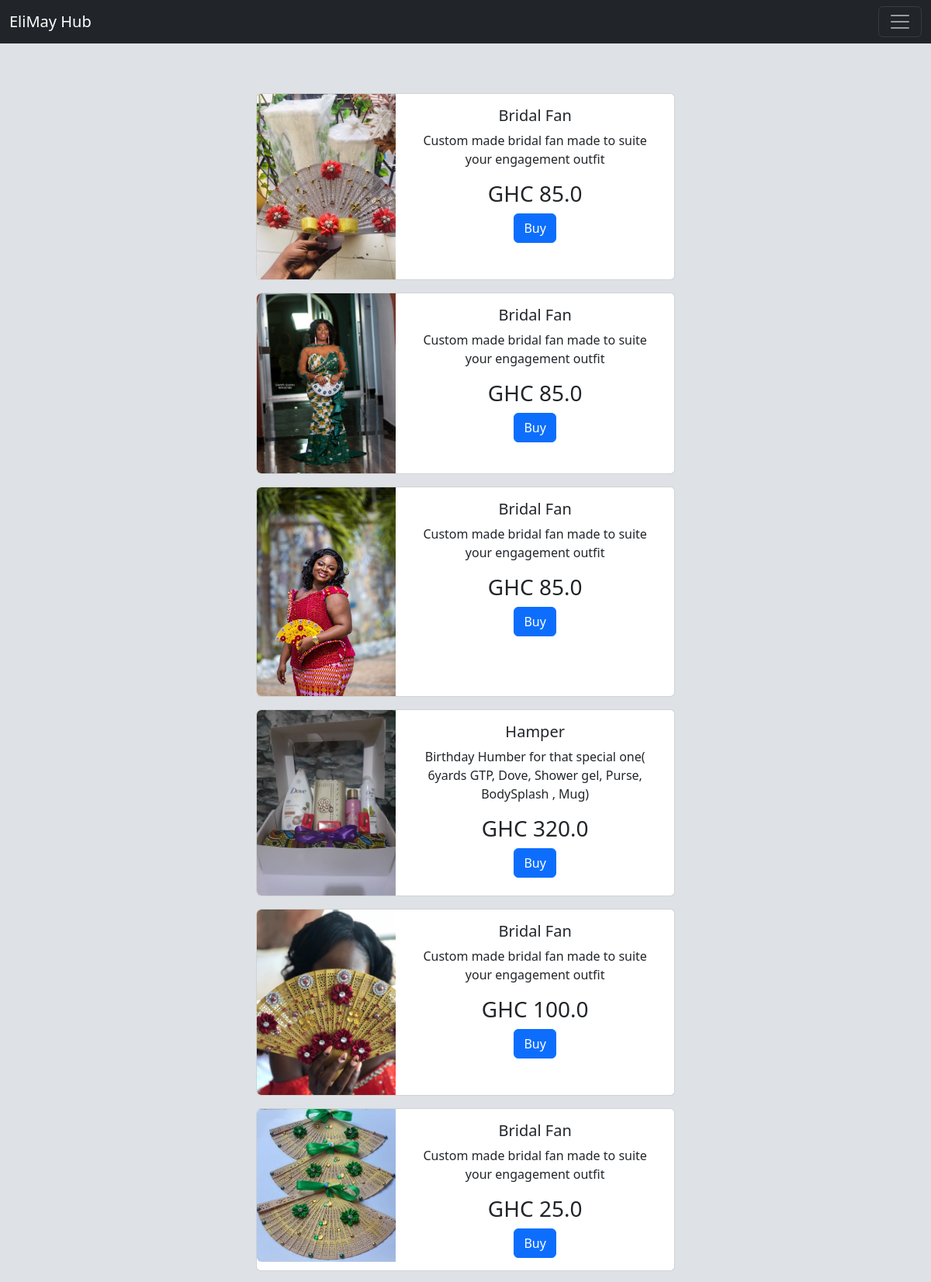
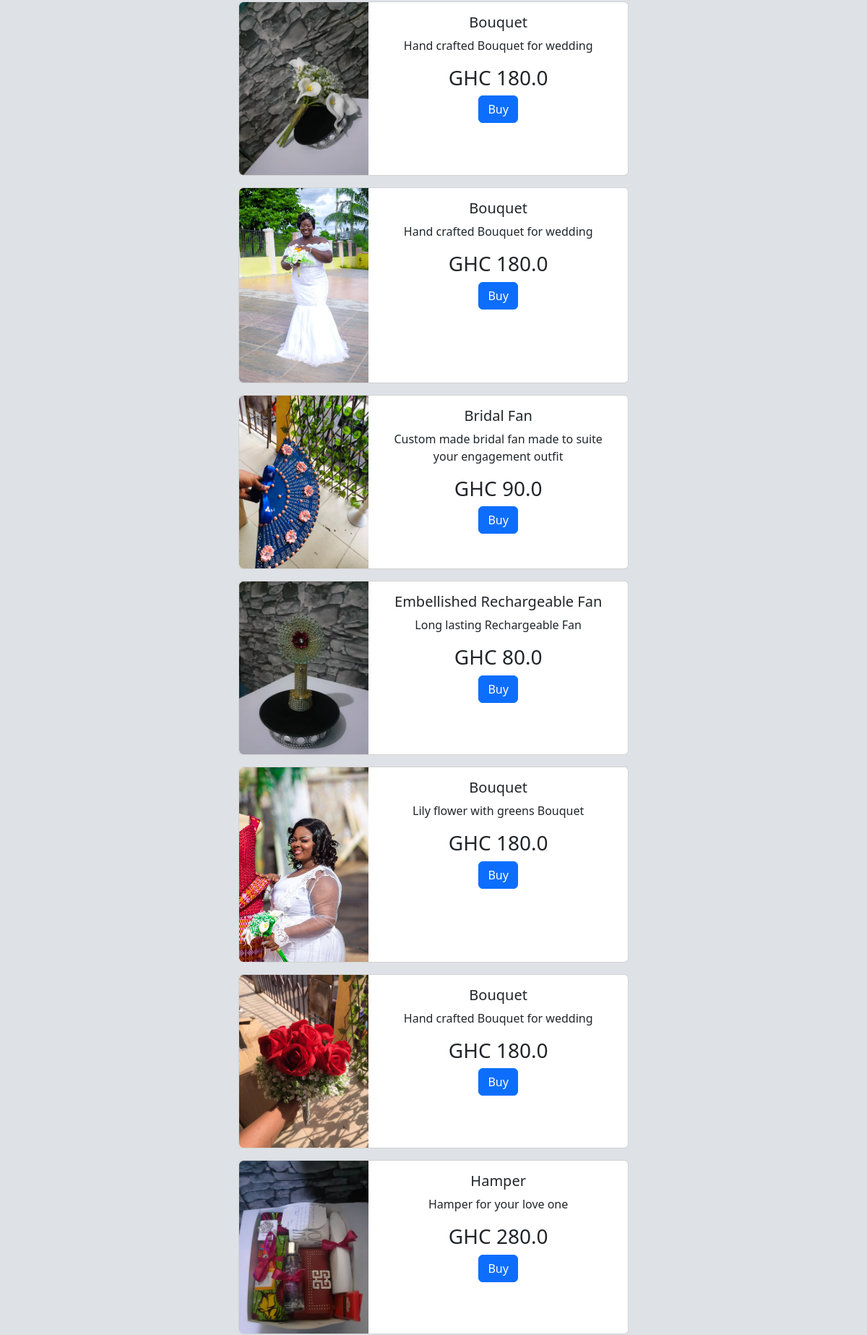
The page / (upper part) on the database its author committed (2 pictures, top to bottom).
### myapp/models.py (models this page shows)
class Bakery(models.Model):
    name = models.CharField('Product name', max_length = 120)
    Description = models.CharField('Description' , max_length = 300)
    Price = models.FloatField(' price', blank = False, default= 1.0)
    product_image = models.ImageField(null = True, blank= False, upload_to = 'images/' )

### myapp/views.py (the view)
# urls.py: path('', views.home, name='home'),
def home(request):
    my_list = Bakery.objects.all()
    return render(request,
          'events/home.html',
            {'my_list' : my_list  } )

### myapp/templates/events/home.html
{% extends 'events/base.html' %}
{% block content %}
<body>
<br/>
<br/>
<br/>
{% for x in my_list %}
        <div class="card mb-3" style="max-width: 540px;">
          <div class="row g-0">
            <div class="col-md-4">
              <img src={{  x.product_image }} class="img-fluid rounded-start" alt="...">
            </div>
            <div class="col-md-8">
              <div class="card-body">
                <h5 class="card-title">{{  x.name  }}</h5>
                  <p class="card-text">{{ x.Description }}</p>
                  <h3 class="card-text"> GHC {{ x.Price }}</h3>
                  <a href="https://paystack.com/pay/elimay" class="btn btn-primary">Buy</a>
              </div>
            </div>
          </div>
        </div>
 {% endfor %}
{% endblock %}

### myapp/templates/events/base.html (style rules this page uses)
body { background: #dee2e6; }

### rows shown on the page
Bakery: product_image (picture), name "Bridal Fan", Description "Custom made bridal fan made to suite your engagement outfit", Price "85.0"
Bakery: product_image (picture), name "Bridal Fan", Description "Custom made bridal fan made to suite your engagement outfit", Price "85.0"
Bakery: product_image (picture), name "Bridal Fan", Description "Custom made bridal fan made to suite your engagement outfit", Price "85.0"
Bakery: product_image (picture), name "Hamper", Description "Birthday Humber for that special one( 6yards GTP, Dove, Shower gel, Purse, BodySplash , Mug)", Price "320.0"
Bakery: product_image (picture), name "Bridal Fan", Description "Custom made bridal fan made to suite your engagement outfit", Price "100.0"
Bakery: product_image (picture), name "Bridal Fan", Description "Custom made bridal fan made to suite your engagement outfit", Price "25.0"
Bakery: product_image (picture), name "Bouquet", Description "Hand crafted Bouquet for wedding", Price "180.0"
Bakery: product_image (picture), name "Bouquet", Description "Hand crafted Bouquet for wedding", Price "180.0"
Bakery: product_image (picture), name "Bridal Fan", Description "Custom made bridal fan made to suite your engagement outfit", Price "90.0"
Bakery: product_image (picture), name "Embellished Rechargeable Fan", Description "Long lasting Rechargeable Fan", Price "80.0"
Bakery: product_image (picture), name "Bouquet", Description "Lily flower with greens Bouquet", Price "180.0"
Bakery: product_image (picture), name "Bouquet", Description "Hand crafted Bouquet for wedding", Price "180.0"
Bakery: product_image (picture), name "Hamper", Description "Hamper for your love one", Price "280.0"
